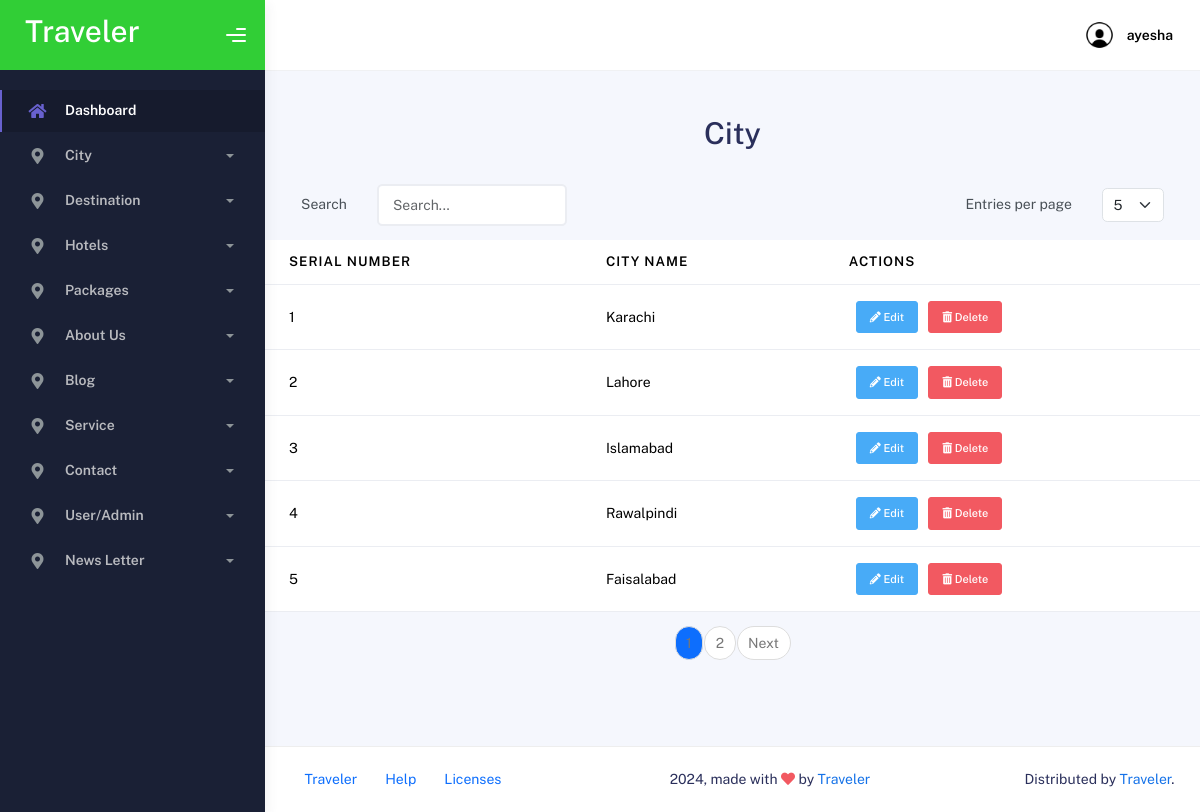
/admin/cityshow.php (signed in), run on the app's committed database.
### tables this page shows
CREATE TABLE `city` (
  `CityID` int(11) NOT NULL,
  `CityName` varchar(255) NOT NULL,
  `Country` varchar(100) DEFAULT 'Pakistan'
);

### admin/cityshow.php (the view, shortened to what this page needs)
<?php
require "header.php";
require "connection.php";
$page = isset($_GET['page']) ? (int) $_GET['page'] : 1;
$entries_per_page = isset($_GET['entries']) ? (int) $_GET['entries'] : 5;
$start = ($page - 1) * $entries_per_page;
$total_entries_query = "SELECT COUNT(*) AS total FROM `city`";
$total_entries_result = mysqli_query($conn, $total_entries_query);
$total_entries_row = mysqli_fetch_assoc($total_entries_result);
$total_entries = $total_entries_row['total'];
$total_pages = ceil($total_entries / $entries_per_page);
$qry = "SELECT * FROM `city` LIMIT $start, $entries_per_page";
$result = mysqli_query($conn, $qry);
$serial_num = ($page - 1) * $entries_per_page + 1;
?>
<div class="container">
    <h1 class="mt-5 text-center">City</h1>
    <div class="row g-3 align-items-center my-3 mx-4">
        <div class="col-auto">
            <label for="searchInput" class="col-form-label">Search</label>
        </div>
        <div class="col-auto">
            <input type="text" class="form-control" id="searchInput" placeholder="Search...">
        </div>
        <div class="col-auto ms-auto">
            <label for="entriesSelect" class="col-form-label">Entries per page</label>
        </div>
        <div class="col-auto">
            <select class="form-select" id="entriesSelect" onchange="updateEntries()">
                <option value="5" <?php if ($entries_per_page == 5) echo 'selected'; ?>>5</option>
            </select>
        </div>
    </div>
    <table class="table" id="citiesTable">
        <thead>
            <tr>
                <th scope="col">Serial Number</th>
                <th scope="col">City Name</th>
                <th scope="col">Actions</th>
            </tr>
        </thead>
        <tbody>
            <?php while ($row = mysqli_fetch_assoc($result)) { ?>
                <tr>
                    <td><?php echo $serial_num ?></td>
                    <td><?php echo $row['CityName'] ?></td>
                    <td>
                        <a href="cityedit.php?updid=<?php echo $row['CityID'] ?>" class="btn btn-sm btn-info mx-2" title="Edit"><i class='fas fa-pencil-alt'></i> Edit</a>
                        <a href="citydelete.php?dltid=<?php echo $row['CityID'] ?>" class="btn btn-sm btn-danger" title="Delete"><i class='fas fa-trash-alt'></i> Delete</a>
                    </td>
                </tr>
                <?php
                $serial_num++;
            } ?>
        </tbody>
    </table>
    <nav aria-label="Page navigation">
        <ul class="pagination justify-content-center">
            <?php for ($i = 1; $i <= $total_pages; $i++): ?>
                <li class="page-item <?php if ($i == $page) echo 'active'; ?>">
                    <a class="page-link" href="?page=<?= $i ?>&entries=<?= $entries_per_page ?>"><?= $i ?></a>
                </li>
            <?php endfor; ?>
            <?php if ($page < $total_pages): ?>
                <li class="page-item"><a class="page-link" href="?page=<?= $page + 1 ?>&entries=<?= $entries_per_page ?>">Next</a></li>
            <?php endif; ?>
        </ul>
    </nav>
</div>
<?php
require "footer.php";
?>

### admin/header.php (shortened to what this page needs)
<?php
if (isset($_SESSION['Role']) && $_SESSION['Role'] == "Admin") {
    include('connection.php');
    if (isset($_SESSION['AdminID'])) {
        $adminID = $_SESSION['AdminID'];
        $query = "SELECT `Name`, `Email` FROM `admin_user` WHERE `AdminID` = ?";
        $stmt = $conn->prepare($query);
        if ($stmt) {
            $stmt->bind_param("i", $adminID);
            $stmt->execute();
            $result = $stmt->get_result();
            if ($result->num_rows > 0) {
                $user = $result->fetch_assoc();
                $name = $user['Name'];
            } else {
                $name = "Unknown";
                $email = "Unknown";
            }
        } else {
            $name = "Error";
            $email = "Error";
        }
    } else {
        $name = "Error";
        $email = "Error";
    }
} else {
    header("Location: login.php");
    exit();
}
?>
  <!DOCTYPE html>
  <html lang="en">
  <head>
    <link rel="stylesheet" href="assets/css/bootstrap.min.css" />
    <link rel="stylesheet" href="assets/css/plugins.min.css" />
    <link rel="stylesheet" href="assets/css/kaiadmin.min.css" />
  </head>
  <body>
    <div class="wrapper">
      <div class="sidebar" data-background-color="dark">
        <div class="sidebar-logo">
          <div class="logo-header" data-background-color="green">
            <a href="index.php" class="logo">
              <h1 style="color: white;">Traveler</h1>
            </a>
            <div class="nav-toggle">
              <button class="btn btn-toggle toggle-sidebar">
                <i class="gg-menu-right"></i>
              </button>
            </div>
          </div>
        </div>
        <div class="sidebar-wrapper scrollbar scrollbar-inner">
          <div class="sidebar-content">
            <ul class="nav nav-secondary">
              <li class="nav-item active">
                <a data-bs-toggle="collapse" href="#dashboard" class="collapsed" aria-expanded="false">
                  <i class="fas fa-home"></i>
                  <p>Dashboard</p>
                </a>
              </li>
              <li class="nav-item">
                <a data-bs-toggle="collapse" href="#City">
                  <i class="fas fa-map-marker-alt"></i>
                  <p>City</p>
                  <span class="caret"></span>
                </a>
              </li>
              <li class="nav-item">
                <a data-bs-toggle="collapse" href="#destination">
                  <i class="fas fa-map-marker-alt"></i>
                  <p>Destination</p>
                  <span class="caret"></span>
                </a>
              </li>
              <li class="nav-item">
                <a data-bs-toggle="collapse" href="#hotels">
                  <i class="fas fa-map-marker-alt"></i>
                  <p>Hotels</p>
                  <span class="caret"></span>
                </a>
              </li>
              <li class="nav-item">
                <a data-bs-toggle="collapse" href="#card">
                  <i class="fas fa-map-marker-alt"></i>
                  <p>Packages</p>
                  <span class="caret"></span>
                </a>
              </li>
              <li class="nav-item">
                <a data-bs-toggle="collapse" href="#about">
                  <i class="fas fa-map-marker-alt"></i>
                  <p>About Us</p>
                  <span class="caret"></span>
                </a>
              </li>
              <li class="nav-item">
                <a data-bs-toggle="collapse" href="#blog">
                  <i class="fas fa-map-marker-alt"></i>
                  <p>Blog</p>
                  <span class="caret"></span>
                </a>
              </li>
              <li class="nav-item">
                <a data-bs-toggle="collapse" href="#Service">
                  <i class="fas fa-map-marker-alt"></i>
                  <p>Service</p>
                  <span class="caret"></span>
                </a>
              </li>
              <li class="nav-item">
                <a data-bs-toggle="collapse" href="#contact">
                  <i class="fas fa-map-marker-alt"></i>
                  <p>Contact</p>
                  <span class="caret"></span>
                </a>
              </li>
              <li class="nav-item">
                <a data-bs-toggle="collapse" href="#user">
                  <i class="fas fa-map-marker-alt"></i>
                  <p>User/Admin</p>
                  <span class="caret"></span>
                </a>
              </li>
              <li class="nav-item">
                <a data-bs-toggle="collapse" href="#news">
                  <i class="fas fa-map-marker-alt"></i>
                  <p>News Letter</p>
                  <span class="caret"></span>
                </a>
              </li>
            </ul>
          </div>
        </div>
      </div>
      <div class="main-panel">
        <div class="main-header">
          <nav class="navbar navbar-header navbar-header-transparent navbar-expand-lg border-bottom">
            <div class="container-fluid">
            <ul class="navbar-nav topbar-nav ms-md-auto align-items-center">
    <li class="nav-item topbar-user dropdown hidden-caret">
        <a class="dropdown-toggle profile-pic" data-bs-toggle="dropdown" href="#" aria-expanded="false">
        <div class="avatar-sm">
                      <img src="assets/img/random.jpg" alt="..." class="avatar-img rounded-circle" />
                    </div>
            <span class="profile-username">
                <span class="fw-bold"><?php echo htmlspecialchars($name); ?></span>
            </span>
        </a>
    </li>
</ul>
            </div>
          </nav>
        </div>
    </body>
    </html>

### data on the page
city: CityName "Karachi"
city: CityName "Lahore"
city: CityName "Islamabad"
city: CityName "Rawalpindi"
city: CityName "Faisalabad"

### other printed values
$name "ayesha"
